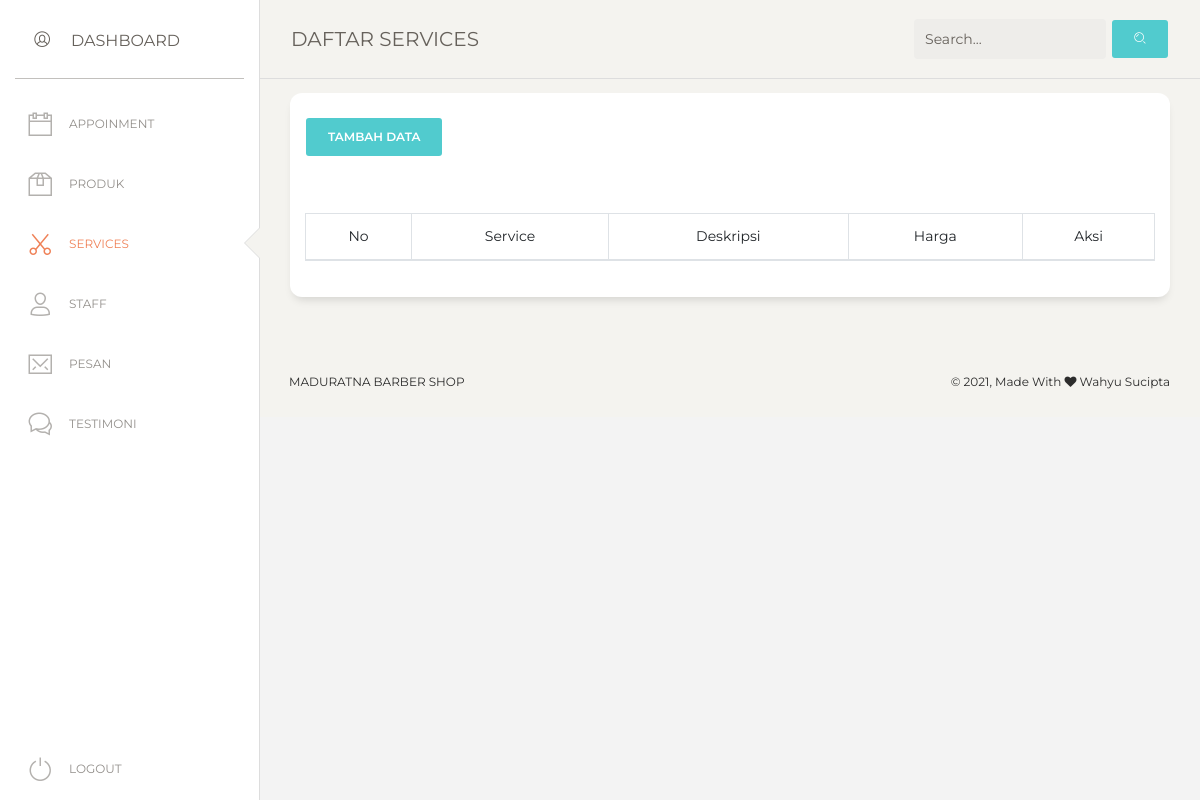
The page /admin/service/view.php (signed in) on the database as committed earlier.
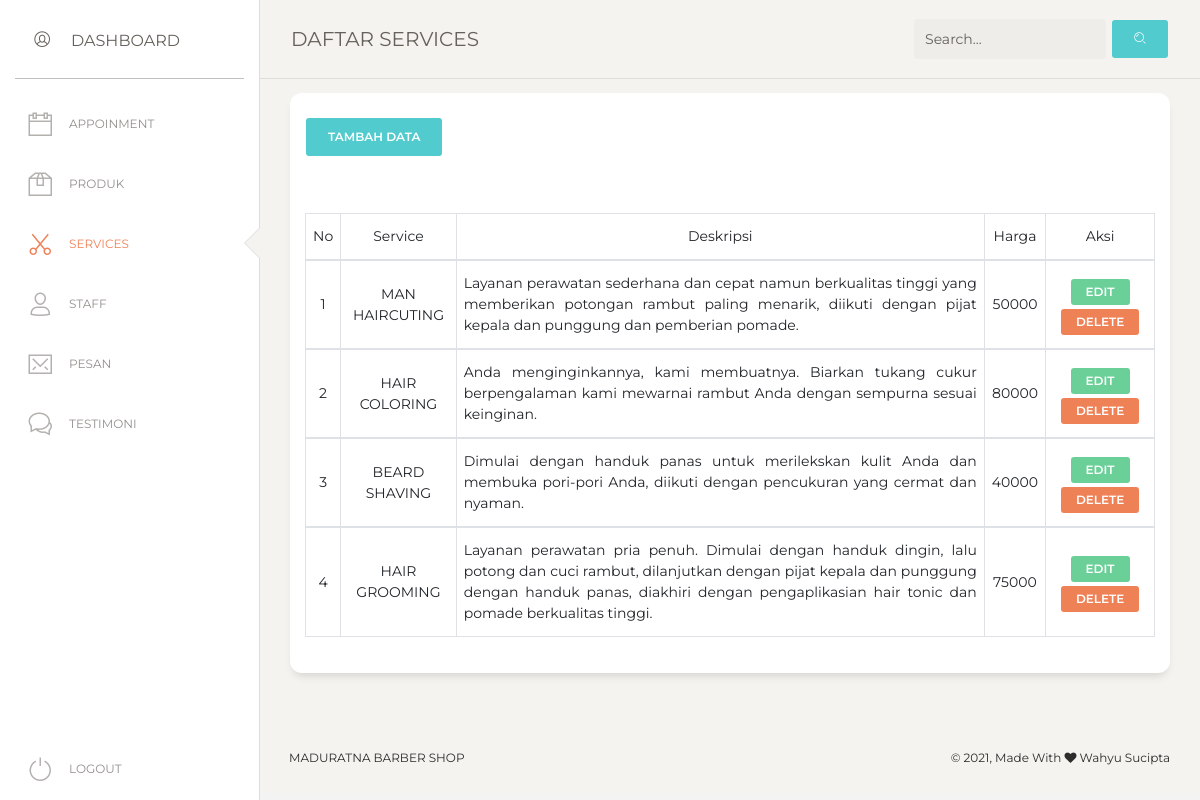
The same page on the database as committed later.
### tables this page shows
CREATE TABLE `tb_service` (
  `id_service` int(11) NOT NULL,
  `nama` varchar(50) NOT NULL,
  `desc_service` text NOT NULL,
  `harga` double NOT NULL
);

### admin/service/view.php (the view, shortened to what the changed rows need)
<?php
    require_once "../../config/conn.php";
    if(isset($_POST['search'])){
        $a = $_POST['keyword'];
        $query = mysqli_query($conn, "SELECT * FROM tb_service WHERE nama LIKE '%$a%'");
    }
    else{
        $query = mysqli_query($conn, "SELECT * FROM tb_service");
    }
?>
<!DOCTYPE html>
<html lang="en">
<head>
  <link href="https://maxcdn.bootstrapcdn.com/font-awesome/latest/css/font-awesome.min.css" rel="stylesheet">
  <link href="../assets/css/bootstrap.min.css" rel="stylesheet" />
  <link href="../assets/css/paper-dashboard.css?v=2.0.1" rel="stylesheet" />
  <link href="../assets/demo/demo.css" rel="stylesheet" />
</head>
<body class="">
  <div class="wrapper ">
    <div class="main-panel">
      <div class="content">
        <div class="row">
          <div class="col-md-12">
            <div class="card">
              <div class="card-body">
                <div class="table-responsive">
                  <table class="table">
                    <table class="table table-hover table-bordered">
                        <thead align="center">
                            <td>No</td>
                            <td>Service</td>
                            <td>Deskripsi</td>
                            <td>Harga</td>
                            <td>Aksi</td>
                        <?php
                            $i = 1;
                            foreach ($query as $sql) :
                        ?>
                        <tbody align="center">
                            <td><?= $i++; ?></td>
                            <td><?= $sql['nama'] ?></td>
                            <td class="text-justify"><?= $sql['desc_service'] ?></td>
                            <td><?= $sql['harga'] ?></td>
                            <td><a href="edit.php?id=<?=$sql['id_service']?>" class="btn btn-success btn-sm mt-1">EDIT</a>
                                <a onclick="return confirm('Yakin Ingin Menghapus Data Ini ?')" href="process/delete.php?id=<?=$sql['id_service']?>" class="btn btn-danger btn-sm mt-1">DELETE</a>
                            </td>
                        </tbody>
                        <?php endforeach; ?>
                  </table>
                </div>
              </div>
            </div>
          </div>
        </div>
      </div>
    </div>
  </div>
</body>
</html>

Rows that differ between the two databases and show on the page:
added tb_service: nama "MAN HAIRCUTING", desc_service "Layanan perawatan sederhana dan cepat namun berkualitas tinggi yang memberikan potongan rambut paling menarik, diikuti dengan pijat kepala dan punggung dan pemberian pomade.", harga "50000"
added tb_service: nama "HAIR COLORING", desc_service "Anda menginginkannya, kami membuatnya. Biarkan tukang cukur berpengalaman kami mewarnai rambut Anda dengan sempurna sesuai keinginan.", harga "80000"
added tb_service: nama "BEARD SHAVING", desc_service "Dimulai dengan handuk panas untuk merilekskan kulit Anda dan membuka pori-pori Anda, diikuti dengan pencukuran yang cermat dan nyaman.", harga "40000"
added tb_service: nama "HAIR GROOMING", desc_service "Layanan perawatan pria penuh. Dimulai dengan handuk dingin, lalu potong dan cuci rambut, dilanjutkan dengan pijat kepala dan punggung dengan handuk panas, diakhiri dengan pengaplikasian hair tonic dan pomade berkualitas tinggi.", harga "75000"
